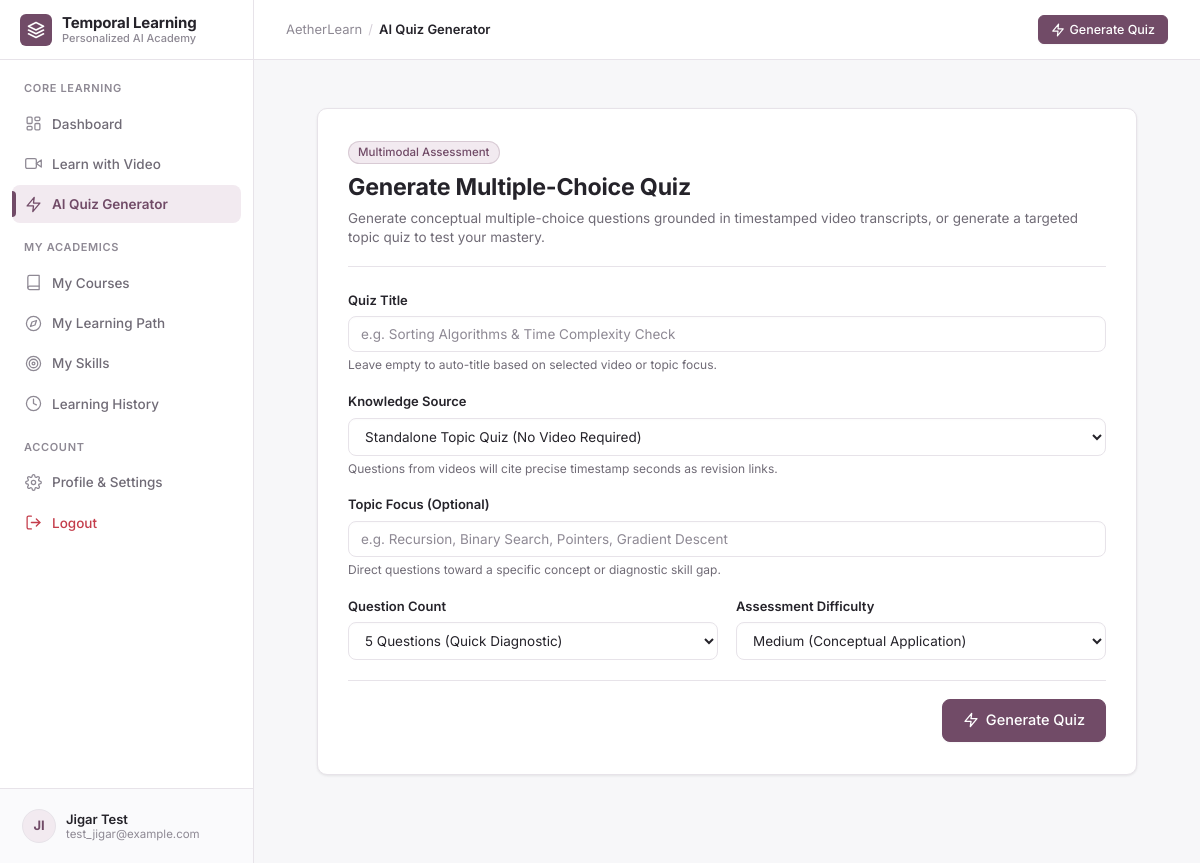
The app's page /quiz/generator (signed in) with its own data.
### models/database.py (models this page shows, shortened)
class User(db.Model):
    __tablename__ = "users"
    id = db.Column(db.Integer, primary_key=True)
    full_name = db.Column(db.String(120), nullable=False)
    email = db.Column(db.String(150), unique=True, nullable=False, index=True)
    password_hash = db.Column(db.String(255), nullable=False)
    account_status = db.Column(db.String(30), default="active")  # 'active', 'suspended', 'inactive'
    created_at = db.Column(db.DateTime, default=datetime.utcnow)
    profile = db.relationship("UserProfile", backref="user", uselist=False, cascade="all, delete-orphan")
    video_sessions = db.relationship("VideoLearningSession", backref="user", lazy="dynamic", cascade="all, delete-orphan")
    quizzes = db.relationship("Quiz", backref="user", lazy="dynamic", cascade="all, delete-orphan")
    quiz_attempts = db.relationship("QuizAttempt", backref="user", lazy="dynamic", cascade="all, delete-orphan")
    skills = db.relationship("UserSkill", backref="user", lazy="dynamic", cascade="all, delete-orphan")
    courses = db.relationship("UserCourse", backref="user", lazy="dynamic", cascade="all, delete-orphan")
    learning_paths = db.relationship("LearningPath", backref="user", lazy="dynamic", cascade="all, delete-orphan")

### routes/learning_routes.py (the view, shortened to what this page needs)
@learning_bp.route("/quiz/generator", methods=["GET", "POST"])
@login_required
def quiz_generator():
    user = get_current_user()
    if not user:
        return redirect(url_for("auth_routes.login", next=request.path))
    user_videos = VideoLearningSession.query.filter_by(user_id=user.id).order_by(VideoLearningSession.created_at.desc()).all()
    prefill_video_id = request.args.get("video_session_id", type=int)
    prefill_topic = request.args.get("topic", "").strip()
    prefill_diff = request.args.get("difficulty", "medium").strip()
    return render_template(
        "learning/quiz_generator.html",
        user=user,
        user_videos=user_videos,
        prefill_video_id=prefill_video_id,
        prefill_topic=prefill_topic,
        prefill_diff=prefill_diff,
        csrf_token=generate_csrf_token()
    )

### app.py (called while the page is built)
@app.context_processor
def inject_globals():
    from auth.auth_manager import get_current_user
    return {
        "current_user": get_current_user()
    }

### auth/auth_manager.py (called while the page is built, shortened)
def get_current_user() -> User | None:
    try:
        user_id = session.get("user_id")
    except RuntimeError:
        user_id = None
    if not user_id:
        return None
    try:
        return db.session.get(User, user_id)
    except Exception:
        return None

def login_required(f):
    @wraps(f)
    def decorated_function(*args, **kwargs):
        user = get_current_user()
        return f(*args, **kwargs)
    return decorated_function

def generate_csrf_token() -> str:
    if "csrf_token" not in session:
        session["csrf_token"] = secrets.token_hex(24)
    return session["csrf_token"]

### templates/learning/quiz_generator.html (shortened to what this page needs)
{% extends "base.html" %}
{% block page_title %}AI Quiz Generator{% endblock %}
{% block content %}
<div style="max-width: 820px; margin: 20px auto 60px;">
  <div class="card" style="padding: 32px 30px; border: 1px solid var(--odoo-border); box-shadow: var(--shadow-sm);">
    <div style="margin-bottom: 24px; padding-bottom: 18px; border-bottom: 1px solid var(--odoo-border);">
      <div style="display: flex; align-items: center; gap: 8px; margin-bottom: 6px;">
        <span class="badge badge-primary">Multimodal Assessment</span>
      </div>
      <h2 style="font-size: 1.45rem; font-weight: 700; color: var(--odoo-text-primary); letter-spacing: -0.01em;">
        Generate Multiple-Choice Quiz
      </h2>
      <p style="font-size: 13.5px; color: var(--odoo-text-secondary); margin-top: 4px; line-height: 1.45;">
        Generate conceptual multiple-choice questions grounded in timestamped video transcripts, or generate a targeted topic quiz to test your mastery.
      </p>
    </div>
    <form method="POST" action="{{ url_for('learning_routes.quiz_generator') }}" id="quizGenForm">
      <div class="form-group">
        <label class="form-label" for="title">Quiz Title</label>
        <input type="text" id="title" name="title" class="form-input" placeholder="e.g. Sorting Algorithms & Time Complexity Check">
        <div class="form-helper">Leave empty to auto-title based on selected video or topic focus.</div>
      </div>
      <div class="form-group">
        <label class="form-label" for="video_session_id">Knowledge Source</label>
        <select id="video_session_id" name="video_session_id" class="form-select" onchange="toggleScopeInputs()">
          <option value="">Standalone Topic Quiz (No Video Required)</option>
        </select>
        <div class="form-helper">Questions from videos will cite precise timestamp seconds as revision links.</div>
      </div>
      <div class="form-group">
        <label class="form-label" for="topic_focus">Topic Focus (Optional)</label>
        <input type="text" id="topic_focus" name="topic_focus" class="form-input" placeholder="e.g. Recursion, Binary Search, Pointers, Gradient Descent" value="{{ prefill_topic or '' }}">
        <div class="form-helper">Direct questions toward a specific concept or diagnostic skill gap.</div>
      </div>
      <div style="display: grid; grid-template-columns: repeat(auto-fit, minmax(220px, 1fr)); gap: 18px; margin-bottom: 20px;">
        <div class="form-group" style="margin-bottom: 0;">
          <label class="form-label" for="num_questions">Question Count</label>
          <select id="num_questions" name="num_questions" class="form-select">
            <option value="5" selected>5 Questions (Quick Diagnostic)</option>
          </select>
        </div>
        <div class="form-group" style="margin-bottom: 0;">
          <label class="form-label" for="difficulty">Assessment Difficulty</label>
          <select id="difficulty" name="difficulty" class="form-select">
            <option value="medium" {% if prefill_diff == 'medium' or not prefill_diff %}selected{% endif %}>Medium (Conceptual Application)</option>
          </select>
        </div>
      </div>
      <div style="display: flex; justify-content: flex-end; padding-top: 18px; border-top: 1px solid var(--odoo-border);">
        <button type="submit" class="btn btn-primary btn-lg" id="generateBtn">
          <svg width="16" height="16" viewBox="0 0 24 24" fill="none" stroke="currentColor" stroke-width="2" stroke-linecap="round" stroke-linejoin="round">
            <polygon points="13 2 3 14 12 14 11 22 21 10 12 10 13 2"></polygon>
          </svg>
          <span id="generateBtnText">Generate Quiz</span>
        </button>
      </div>
    </form>
  </div>
</div>
{% endblock %}

### templates/base.html (shortened to what this page needs)
<!DOCTYPE html>
<html lang="en">
<head>
</head>
<body>
  <aside class="app-sidebar" id="appSidebar">
    <a href="{{ url_for('learning_routes.dashboard') if session.get('user_id') else url_for('home') }}" class="sidebar-brand">
      <div class="brand-mark">
        <svg width="18" height="18" viewBox="0 0 24 24" fill="none" stroke="currentColor" stroke-width="2.2" stroke-linecap="round" stroke-linejoin="round">
          <path d="M12 2L2 7l10 5 10-5-10-5z"></path>
          <path d="M2 17l10 5 10-5"></path>
          <path d="M2 12l10 5 10-5"></path>
        </svg>
      </div>
      <div class="brand-title-wrap">
        <div class="brand-title">Temporal Learning</div>
        <div class="brand-subtitle">Personalized AI Academy</div>
      </div>
    </a>
    <nav class="sidebar-nav">
      <div class="nav-section-label">Core Learning</div>
      <a href="{{ url_for('learning_routes.dashboard') }}" class="nav-item {% if request.endpoint == 'learning_routes.dashboard' %}active{% endif %}">
        <span class="nav-icon">
        </span>
        <span>Dashboard</span>
      </a>
      <a href="{{ url_for('home') }}" class="nav-item {% if request.endpoint == 'home' %}active{% endif %}">
        <span class="nav-icon">
          <svg width="17" height="17" viewBox="0 0 24 24" fill="none" stroke="currentColor" stroke-width="1.8" stroke-linecap="round" stroke-linejoin="round">
            <polygon points="23 7 16 12 23 17 23 7"></polygon>
            <rect x="1" y="5" width="15" height="14" rx="2" ry="2"></rect>
          </svg>
        </span>
        <span>Learn with Video</span>
      </a>
      <a href="{{ url_for('learning_routes.quiz_generator') }}" class="nav-item {% if request.endpoint and 'quiz' in request.endpoint and request.endpoint != 'learning_routes.dashboard' %}active{% endif %}">
        <span class="nav-icon">
          <svg width="17" height="17" viewBox="0 0 24 24" fill="none" stroke="currentColor" stroke-width="1.8" stroke-linecap="round" stroke-linejoin="round">
            <polygon points="13 2 3 14 12 14 11 22 21 10 12 10 13 2"></polygon>
          </svg>
        </span>
        <span>AI Quiz Generator</span>
      </a>
      <div class="nav-section-label">My Academics</div>
      <a href="{{ url_for('learning_routes.courses_view') }}" class="nav-item {% if request.endpoint == 'learning_routes.courses_view' %}active{% endif %}">
        <span class="nav-icon">
          <svg width="17" height="17" viewBox="0 0 24 24" fill="none" stroke="currentColor" stroke-width="1.8" stroke-linecap="round" stroke-linejoin="round">
            <path d="M4 19.5A2.5 2.5 0 0 1 6.5 17H20"></path>
            <path d="M6.5 2H20v20H6.5A2.5 2.5 0 0 1 4 19.5v-15A2.5 2.5 0 0 1 6.5 2z"></path>
          </svg>
        </span>
        <span>My Courses</span>
      </a>
      <a href="{{ url_for('learning_routes.learning_path_view') }}" class="nav-item {% if request.endpoint == 'learning_routes.learning_path_view' %}active{% endif %}">
        <span class="nav-icon">
          <svg width="17" height="17" viewBox="0 0 24 24" fill="none" stroke="currentColor" stroke-width="1.8" stroke-linecap="round" stroke-linejoin="round">
            <circle cx="12" cy="12" r="10"></circle>
            <polygon points="16.24 7.76 14.12 14.12 7.76 16.24 9.88 9.88 16.24 7.76"></polygon>
          </svg>
        </span>
        <span>My Learning Path</span>
      </a>
      <a href="{{ url_for('learning_routes.skills_overview') }}" class="nav-item {% if request.endpoint == 'learning_routes.skills_overview' %}active{% endif %}">
        <span class="nav-icon">
          <svg width="17" height="17" viewBox="0 0 24 24" fill="none" stroke="currentColor" stroke-width="1.8" stroke-linecap="round" stroke-linejoin="round">
            <circle cx="12" cy="12" r="10"></circle>
            <circle cx="12" cy="12" r="6"></circle>
            <circle cx="12" cy="12" r="2"></circle>
          </svg>
        </span>
        <span>My Skills</span>
      </a>
      <a href="{{ url_for('learning_routes.learning_history') }}" class="nav-item {% if request.endpoint == 'learning_routes.learning_history' %}active{% endif %}">
        <span class="nav-icon">
          <svg width="17" height="17" viewBox="0 0 24 24" fill="none" stroke="currentColor" stroke-width="1.8" stroke-linecap="round" stroke-linejoin="round">
            <circle cx="12" cy="12" r="10"></circle>
            <polyline points="12 6 12 12 16 14"></polyline>
          </svg>
        </span>
        <span>Learning History</span>
      </a>
      <div class="nav-section-label">Account</div>
      <a href="{{ url_for('auth_routes.profile') }}" class="nav-item {% if request.endpoint == 'auth_routes.profile' %}active{% endif %}">
        <span class="nav-icon">
        </span>
        <span>Profile & Settings</span>
      </a>
      {% if session.get('user_id') %}
      <a href="{{ url_for('auth_routes.logout') }}" class="nav-item" style="color: var(--odoo-error);">
        <span class="nav-icon" style="color: var(--odoo-error);">
          <svg width="17" height="17" viewBox="0 0 24 24" fill="none" stroke="currentColor" stroke-width="1.8" stroke-linecap="round" stroke-linejoin="round">
            <path d="M9 21H5a2 2 0 0 1-2-2V5a2 2 0 0 1 2-2h4"></path>
            <polyline points="16 17 21 12 16 7"></polyline>
            <line x1="21" y1="12" x2="9" y2="12"></line>
          </svg>
        </span>
        <span>Logout</span>
      </a>
      {% endif %}
    </nav>
    {% if session.get('user_id') and current_user %}
    <div class="sidebar-footer">
      <a href="{{ url_for('auth_routes.profile') }}" class="user-profile-widget" title="View profile and learning preferences">
        <div class="user-avatar">
          {{ current_user.full_name[:2].upper() if current_user.full_name else 'ME' }}
        </div>
        <div class="user-details">
          <div class="user-name-text">{{ current_user.full_name }}</div>
          <div class="user-email-text">{{ current_user.email }}</div>
        </div>
      </a>
    </div>
    {% endif %}
  </aside>
  <div class="app-main">
    <header class="app-topbar">
      <div class="topbar-left">
        <div class="topbar-breadcrumb">
          <span>AetherLearn</span>
          <span class="topbar-breadcrumb-separator">/</span>
          <span class="topbar-breadcrumb-current">{% block page_title %}Dashboard{% endblock %}</span>
        </div>
      </div>
      <div class="topbar-actions">
        {% block topbar_actions %}
          {% if session.get('user_id') %}
            <a href="{{ url_for('learning_routes.quiz_generator') }}" class="btn btn-primary btn-sm">
              <svg width="14" height="14" viewBox="0 0 24 24" fill="none" stroke="currentColor" stroke-width="2" stroke-linecap="round" stroke-linejoin="round">
                <polygon points="13 2 3 14 12 14 11 22 21 10 12 10 13 2"></polygon>
              </svg>
              <span>Generate Quiz</span>
            </a>
          {% else %}
            <a href="{{ url_for('auth_routes.login') }}" class="btn btn-secondary btn-sm">Log In</a>
            <a href="{{ url_for('auth_routes.register') }}" class="btn btn-primary btn-sm">Sign Up</a>
          {% endif %}
        {% endblock %}
      </div>
    </header>
    <main class="app-content">
      {% block content %}{% endblock %}
    </main>
  </div>
</body>
</html>

### records on screen
User: full_name "JI", full_name "Jigar Test", email "test_jigar@example.com"
